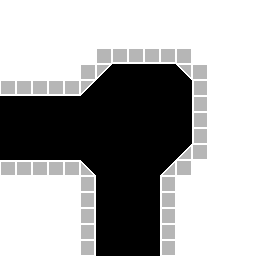

Tiled map render using the project's own tile images. Description and the whole map definition, tile-layer contents included, below:
An orthogonal 16x16 tile map with 16x16 px tiles, 2 tile layers (Background, Objects).

<map version="1.2" tiledversion="1.2.0" orientation="orthogonal" renderorder="right-down" width="16" height="16" tilewidth="16" tileheight="16" infinite="0" nextlayerid="4" nextobjectid="1">
 <tileset firstgid="1" source="../tilesets/Prototype Tiles.tsx" />
 <layer id="3" name="Background" width="16" height="16">
  <data encoding="csv">
0,0,0,0,0,0,0,0,0,0,0,0,0,0,0,0,
0,0,0,0,0,0,0,0,0,0,0,0,0,0,0,0,
0,0,0,0,0,0,0,0,0,0,0,0,0,0,0,0,
0,0,0,0,0,0,0,0,0,0,0,0,0,0,0,0,
0,0,0,0,0,0,0,0,0,0,0,0,0,0,0,0,
0,0,0,0,0,0,0,0,0,0,0,0,0,0,0,0,
0,0,0,0,0,0,0,0,0,0,0,0,0,0,0,0,
0,0,0,0,0,0,0,0,0,0,0,0,0,0,0,0,
0,0,0,0,0,0,0,0,0,0,0,0,0,0,0,0,
0,0,0,0,0,0,0,0,0,0,0,0,0,0,0,0,
0,0,0,0,0,0,0,0,0,0,0,0,0,0,0,0,
0,0,0,0,0,0,0,0,0,0,0,0,0,0,0,0,
0,0,0,0,0,0,0,0,0,0,0,0,0,0,0,0,
0,0,0,0,0,0,0,0,0,0,0,0,0,0,0,0,
0,0,0,0,0,0,0,0,0,0,0,0,0,0,0,0,
0,0,0,0,0,0,0,0,0,0,0,0,0,0,0,0
</data>
 </layer>
 <layer id="2" name="Objects" width="16" height="16">
  <data encoding="csv">
5,5,5,5,5,5,5,5,5,5,5,5,5,5,5,5,
5,5,5,5,5,5,5,5,5,5,5,5,5,5,5,5,
5,5,5,5,5,5,5,5,5,5,5,5,5,5,5,5,
5,5,5,5,5,5,2,3221225475,3221225475,3221225475,3221225475,2,5,5,5,5,
5,5,5,5,5,2,3221225473,0,0,0,0,1610612737,2,5,5,5,
1073741827,1073741827,1073741827,1073741827,1073741827,3221225473,0,0,0,0,0,0,1610612739,5,5,5,
0,0,0,0,0,0,0,0,0,0,0,0,1610612739,5,5,5,
0,0,0,0,0,0,0,0,0,0,0,0,1610612739,5,5,5,
0,0,0,0,0,0,0,0,0,0,0,0,1610612739,5,5,5,
0,0,0,0,0,0,0,0,0,0,0,1,2,5,5,5,
3,3,3,3,3,2684354561,0,0,0,0,1,2,5,5,5,5,
5,5,5,5,5,2684354563,0,0,0,0,1610612739,5,5,5,5,5,
5,5,5,5,5,2684354563,0,0,0,0,1610612739,5,5,5,5,5,
5,5,5,5,5,2684354563,0,0,0,0,1610612739,5,5,5,5,5,
5,5,5,5,5,2684354563,0,0,0,0,1610612739,5,5,5,5,5,
5,5,5,5,5,2684354563,0,0,0,0,1610612739,5,5,5,5,5
</data>
 </layer>
</map>
